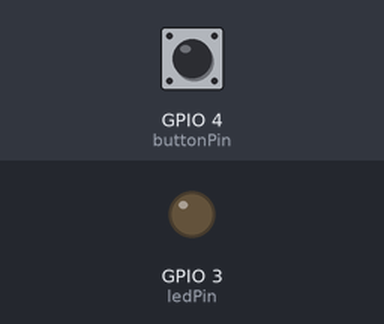
Bench run of a program on a simulated ESP32. On the bench: output pins drawn as LEDs (lit = HIGH). The inputs (shaded band) are chosen by the test bench; at power-on: GPIO 4 (buttonPin) LOW.

Above: at 1.2 s.
1.3 s: GPIO 4 (buttonPin) pulled HIGH for 0.15 s
At 1.37 s:
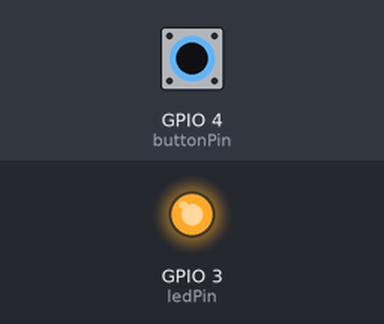
2.9 s: GPIO 4 (buttonPin) pulled HIGH for 3.2 s
At 6.8 s:
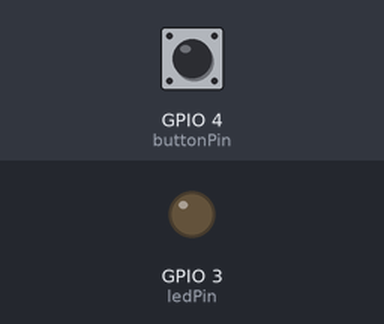
Timing chart, 0 to 8.3 s (numbered marks = the images above; inputs shaded):
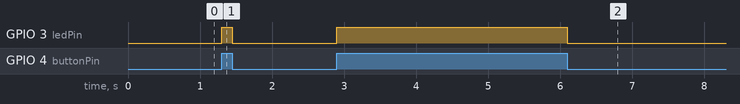

The program:

main.cpp
```cpp
#include <Arduino.h>

// #define NODE_ESP32
#define YD_ESP32

#if defined(NODE_ESP32)
  #define LED 2   //  (GPIO2)
#elif defined(YD_ESP32)
  #define LED 3   //  (GPIO3)
#else
  #define LED 5
#endif


// Puertos
const int buttonPin = 4;           //  (GPIO4)
const int ledPin =  LED;           //  Depende de la placa usada

// variables will change
int buttonState = 0;

// Inicializacion
void setup() {
  pinMode(ledPin, OUTPUT);
  pinMode(buttonPin, INPUT);
}

// Ciclo infinito
void loop() {
  buttonState = digitalRead(buttonPin);

  if (buttonState == HIGH) {
    digitalWrite(ledPin, HIGH);
  } else {
    digitalWrite(ledPin, LOW);
  }
}
```

Measured:
- after the input at 1.3 s, GPIO 3 (ledPin): LOW → HIGH at once, → LOW 0.15 s later
- after the input at 2.9 s, GPIO 3 (ledPin): LOW → HIGH at once, → LOW 3.2 s later
